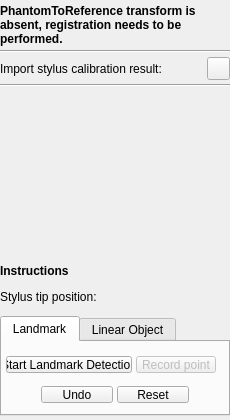
<?xml version="1.0" encoding="UTF-8"?>
<ui version="4.0">
 <class>PhantomRegistrationToolbox</class>
 <widget class="QWidget" name="PhantomRegistrationToolbox">
  <property name="geometry">
   <rect>
    <x>0</x>
    <y>0</y>
    <width>230</width>
    <height>420</height>
   </rect>
  </property>
  <property name="sizePolicy">
   <sizepolicy hsizetype="Fixed" vsizetype="Preferred">
    <horstretch>0</horstretch>
    <verstretch>0</verstretch>
   </sizepolicy>
  </property>
  <property name="minimumSize">
   <size>
    <width>230</width>
    <height>420</height>
   </size>
  </property>
  <property name="maximumSize">
   <size>
    <width>230</width>
    <height>16777215</height>
   </size>
  </property>
  <property name="windowTitle">
   <string>Phantom registration</string>
  </property>
  <layout class="QVBoxLayout" name="verticalLayout">
   <property name="spacing">
    <number>4</number>
   </property>
   <property name="leftMargin">
    <number>0</number>
   </property>
   <property name="topMargin">
    <number>4</number>
   </property>
   <property name="rightMargin">
    <number>0</number>
   </property>
   <property name="bottomMargin">
    <number>4</number>
   </property>
   <item>
    <widget class="QLabel" name="label_State">
     <property name="font">
      <font>
       <weight>75</weight>
       <bold>true</bold>
      </font>
     </property>
     <property name="text">
      <string>PhantomToReference transform is absent, registration needs to be performed.</string>
     </property>
     <property name="wordWrap">
      <bool>true</bool>
     </property>
    </widget>
   </item>
   <item>
    <widget class="Line" name="line_3">
     <property name="orientation">
      <enum>Qt::Horizontal</enum>
     </property>
    </widget>
   </item>
   <item>
    <layout class="QHBoxLayout" name="horizontalLayout_3">
     <property name="spacing">
      <number>2</number>
     </property>
     <item>
      <widget class="QLabel" name="label_StylusCalibration">
       <property name="text">
        <string>Import stylus calibration result:</string>
       </property>
      </widget>
     </item>
     <item>
      <widget class="QPushButton" name="pushButton_OpenStylusCalibration">
       <property name="sizePolicy">
        <sizepolicy hsizetype="Fixed" vsizetype="Fixed">
         <horstretch>0</horstretch>
         <verstretch>0</verstretch>
        </sizepolicy>
       </property>
       <property name="minimumSize">
        <size>
         <width>23</width>
         <height>23</height>
        </size>
       </property>
       <property name="maximumSize">
        <size>
         <width>23</width>
         <height>23</height>
        </size>
       </property>
       <property name="focusPolicy">
        <enum>Qt::NoFocus</enum>
       </property>
       <property name="text">
        <string/>
       </property>
       <property name="icon">
        <iconset resource="../fCal.qrc">
         <normaloff>:/icons/Resources/icon_Import.png</normaloff>:/icons/Resources/icon_Import.png</iconset>
       </property>
       <property name="iconSize">
        <size>
         <width>16</width>
         <height>16</height>
        </size>
       </property>
      </widget>
     </item>
    </layout>
   </item>
   <item>
    <widget class="Line" name="line">
     <property name="orientation">
      <enum>Qt::Horizontal</enum>
     </property>
    </widget>
   </item>
   <item>
    <widget class="QVTKWidget" name="canvasPhantom" native="true">
     <property name="sizePolicy">
      <sizepolicy hsizetype="Fixed" vsizetype="Fixed">
       <horstretch>1</horstretch>
       <verstretch>1</verstretch>
      </sizepolicy>
     </property>
     <property name="minimumSize">
      <size>
       <width>218</width>
       <height>156</height>
      </size>
     </property>
     <property name="maximumSize">
      <size>
       <width>218</width>
       <height>16777215</height>
      </size>
     </property>
     <property name="sizeIncrement">
      <size>
       <width>4</width>
       <height>3</height>
      </size>
     </property>
    </widget>
   </item>
   <item>
    <widget class="Line" name="line_2">
     <property name="sizePolicy">
      <sizepolicy hsizetype="Fixed" vsizetype="Fixed">
       <horstretch>0</horstretch>
       <verstretch>0</verstretch>
      </sizepolicy>
     </property>
     <property name="orientation">
      <enum>Qt::Horizontal</enum>
     </property>
    </widget>
   </item>
   <item>
    <spacer name="verticalSpacer_3">
     <property name="orientation">
      <enum>Qt::Vertical</enum>
     </property>
     <property name="sizeType">
      <enum>QSizePolicy::Fixed</enum>
     </property>
     <property name="sizeHint" stdset="0">
      <size>
       <width>20</width>
       <height>8</height>
      </size>
     </property>
    </spacer>
   </item>
   <item>
    <widget class="QLabel" name="label_Instructions">
     <property name="font">
      <font>
       <weight>75</weight>
       <bold>true</bold>
      </font>
     </property>
     <property name="text">
      <string>Instructions</string>
     </property>
     <property name="wordWrap">
      <bool>true</bool>
     </property>
    </widget>
   </item>
   <item>
    <spacer name="verticalSpacer_4">
     <property name="orientation">
      <enum>Qt::Vertical</enum>
     </property>
     <property name="sizeType">
      <enum>QSizePolicy::Fixed</enum>
     </property>
     <property name="sizeHint" stdset="0">
      <size>
       <width>20</width>
       <height>8</height>
      </size>
     </property>
    </spacer>
   </item>
   <item>
    <widget class="QLabel" name="label_StylusPositionText">
     <property name="text">
      <string>Stylus tip position:</string>
     </property>
    </widget>
   </item>
   <item>
    <spacer name="verticalSpacer">
     <property name="orientation">
      <enum>Qt::Vertical</enum>
     </property>
     <property name="sizeType">
      <enum>QSizePolicy::Fixed</enum>
     </property>
     <property name="sizeHint" stdset="0">
      <size>
       <width>20</width>
       <height>8</height>
      </size>
     </property>
    </spacer>
   </item>
   <item>
    <layout class="QGridLayout" name="gridLayout"/>
   </item>
   <item>
    <widget class="QTabWidget" name="tabWidget">
     <property name="minimumSize">
      <size>
       <width>0</width>
       <height>100</height>
      </size>
     </property>
     <property name="currentIndex">
      <number>0</number>
     </property>
     <widget class="QWidget" name="tab_Landmark">
      <attribute name="title">
       <string>Landmark</string>
      </attribute>
      <widget class="QWidget" name="layoutWidget">
       <property name="geometry">
        <rect>
         <x>35</x>
         <y>40</y>
         <width>156</width>
         <height>25</height>
        </rect>
       </property>
       <layout class="QHBoxLayout" name="horizontalLayout_2">
        <property name="spacing">
         <number>4</number>
        </property>
        <item>
         <widget class="QPushButton" name="pushButton_Undo">
          <property name="text">
           <string>Undo</string>
          </property>
         </widget>
        </item>
        <item>
         <widget class="QPushButton" name="pushButton_Landmark_Reset">
          <property name="text">
           <string>Reset</string>
          </property>
         </widget>
        </item>
       </layout>
      </widget>
      <widget class="QWidget" name="horizontalLayoutWidget">
       <property name="geometry">
        <rect>
         <x>0</x>
         <y>10</y>
         <width>218</width>
         <height>25</height>
        </rect>
       </property>
       <layout class="QHBoxLayout" name="horizontalLayout">
        <item>
         <widget class="QPushButton" name="pushButton_StartStop_LandmarkDetection">
          <property name="minimumSize">
           <size>
            <width>120</width>
            <height>0</height>
           </size>
          </property>
          <property name="text">
           <string>Start Landmark Detection</string>
          </property>
         </widget>
        </item>
        <item>
         <widget class="QPushButton" name="pushButton_RecordPoint">
          <property name="enabled">
           <bool>false</bool>
          </property>
          <property name="sizePolicy">
           <sizepolicy hsizetype="Fixed" vsizetype="Fixed">
            <horstretch>0</horstretch>
            <verstretch>0</verstretch>
           </sizepolicy>
          </property>
          <property name="minimumSize">
           <size>
            <width>80</width>
            <height>0</height>
           </size>
          </property>
          <property name="maximumSize">
           <size>
            <width>120</width>
            <height>16777215</height>
           </size>
          </property>
          <property name="text">
           <string>Record point</string>
          </property>
         </widget>
        </item>
       </layout>
      </widget>
     </widget>
     <widget class="QWidget" name="tab_LinearObject">
      <attribute name="title">
       <string>Linear Object</string>
      </attribute>
      <widget class="QWidget" name="layoutWidget_2">
       <property name="geometry">
        <rect>
         <x>35</x>
         <y>40</y>
         <width>156</width>
         <height>25</height>
        </rect>
       </property>
       <layout class="QHBoxLayout" name="horizontalLayout_4">
        <property name="spacing">
         <number>4</number>
        </property>
        <item>
         <widget class="QPushButton" name="pushButton_StartStop">
          <property name="text">
           <string>Start</string>
          </property>
         </widget>
        </item>
        <item>
         <widget class="QPushButton" name="pushButton_LinearObject_Reset">
          <property name="text">
           <string>Reset</string>
          </property>
         </widget>
        </item>
       </layout>
      </widget>
     </widget>
    </widget>
   </item>
   <item>
    <spacer name="verticalSpacer_2">
     <property name="orientation">
      <enum>Qt::Vertical</enum>
     </property>
     <property name="sizeHint" stdset="0">
      <size>
       <width>20</width>
       <height>4</height>
      </size>
     </property>
    </spacer>
   </item>
  </layout>
 </widget>
 <layoutdefault spacing="4" margin="4"/>
 <customwidgets>
  <customwidget>
   <class>QVTKWidget</class>
   <extends>QWidget</extends>
   <header location="global">QVTKWidget.h</header>
  </customwidget>
 </customwidgets>
 <resources>
  <include location="../fCal.qrc"/>
 </resources>
 <connections/>
</ui>
